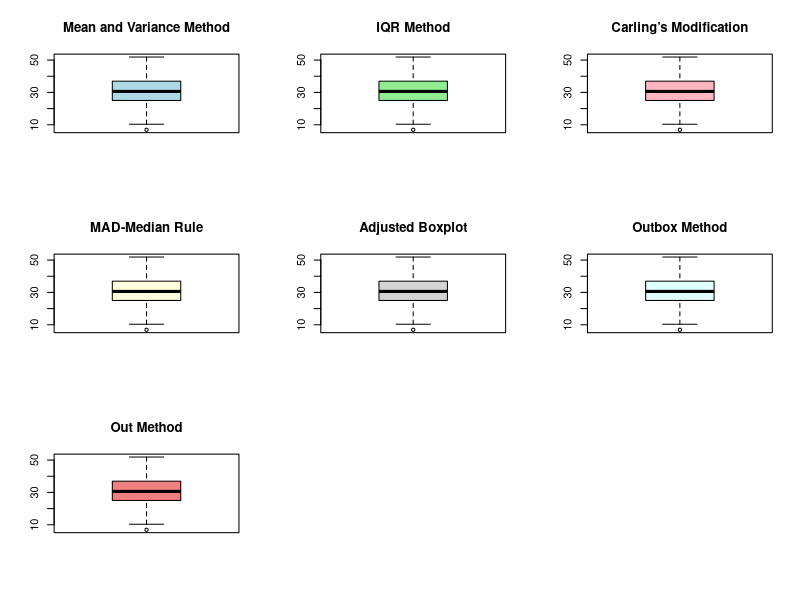

Here is the R script that generated this plot:
# Load necessary libraries
library(datasets)
library(robustbase)
library(ggplot2)

# Load Titanic dataset
data("Titanic", package = "datasets")
titanic_df <- as.data.frame(Titanic)

# Assume we have the Titanic dataset with 'Age' column (using another Titanic dataset for demonstration)
# You can replace this with the actual Titanic dataset you have
# Example: ages <- na.omit(as.numeric(titanic_df$Age))

# For demonstration, use random normal data (replace this with actual Titanic 'Age' data)
set.seed(123)
ages <- rnorm(100, mean = 30, sd = 10)  # Example data

# Functions for outlier detection

# Function to detect outliers based on mean and variance
detect_outliers_mean_var <- function(x, k = 2.24) {
  mean_x <- mean(x, na.rm = TRUE)
  sd_x <- sd(x, na.rm = TRUE)
  outliers <- abs(x - mean_x) / sd_x > k
  return(outliers)
}

# Function to detect outliers based on IQR
detect_outliers_iqr <- function(x, k = 1.5) {
  q1 <- quantile(x, 0.25, na.rm = TRUE)
  q3 <- quantile(x, 0.75, na.rm = TRUE)
  iqr <- q3 - q1
  lower_bound <- q1 - k * iqr
  upper_bound <- q3 + k * iqr
  outliers <- x < lower_bound | x > upper_bound
  return(outliers)
}

# Function to detect outliers using Carling’s Modification
detect_outliers_carling <- function(x) {
  n <- length(x)
  j <- floor((n / 4) + (5 / 12))
  h <- (n / 4) + (5 / 12) - j
  
  x_sorted <- sort(x)
  q1 <- (1 - h) * x_sorted[j] + h * x_sorted[j + 1]
  q3 <- (1 - h) * x_sorted[n - j + 1] + h * x_sorted[n - j]
  
  k <- (17.63 * n - 23.64) / (7.74 * n - 3.71)
  
  lower_bound <- median(x) - k * (q3 - q1)
  upper_bound <- median(x) + k * (q3 - q1)
  
  outliers <- x < lower_bound | x > upper_bound
  return(outliers)
}

# Function to detect outliers using MAD-Median rule
detect_outliers_mad_median <- function(x, k = sqrt(qchisq(0.975, df = 1))) {
  median_x <- median(x, na.rm = TRUE)
  mad_x <- mad(x, constant = 1, na.rm = TRUE)
  outliers <- abs(x - median_x) / (mad_x / 0.6745) > k
  return(outliers)
}

# Function to detect outliers based on adjusted boxplot for skewness
adjboxout <- function(x) {
  result <- adjbox(x, method = "MC", plot = FALSE)
  return(result$out)
}

# Function outbox (combining Carling and IQR methods)
outbox <- function(x, mbox = FALSE, gval = NA) {
  if (mbox) {
    return(detect_outliers_carling(x))
  } else {
    return(detect_outliers_iqr(x, k = ifelse(is.na(gval), 1.5, gval)))
  }
}

# Function out (using MAD-Median rule)
out <- function(x) {
  return(detect_outliers_mad_median(x))
}

# Detect outliers using the various methods
outliers_mean_var <- detect_outliers_mean_var(ages)
outliers_iqr <- detect_outliers_iqr(ages)
outliers_carling <- detect_outliers_carling(ages)
outliers_mad_median <- detect_outliers_mad_median(ages)
outliers_adjbox <- adjboxout(ages)
outliers_outbox <- outbox(ages)
outliers_out <- out(ages)

# Combine all outliers in a data frame for visualization
results <- data.frame(
  Age = ages,
  MeanVar = outliers_mean_var,
  IQR = outliers_iqr,
  Carling = outliers_carling,
  MADMedian = outliers_mad_median,
  AdjBox = ages %in% outliers_adjbox,
  Outbox = outliers_outbox,
  Out = outliers_out
)

# Create plots to visualize the outliers
par(mfrow = c(3, 3))

boxplot(ages, main = "Mean and Variance Method", col = "lightblue")
points(which(results$MeanVar), ages[results$MeanVar], col = "red", pch = 19)

boxplot(ages, main = "IQR Method", col = "lightgreen")
points(which(results$IQR), ages[results$IQR], col = "red", pch = 19)

boxplot(ages, main = "Carling’s Modification", col = "lightpink")
points(which(results$Carling), ages[results$Carling], col = "red", pch = 19)

boxplot(ages, main = "MAD-Median Rule", col = "lightyellow")
points(which(results$MADMedian), ages[results$MADMedian], col = "red", pch = 19)

boxplot(ages, main = "Adjusted Boxplot", col = "lightgrey")
points(which(results$AdjBox), ages[results$AdjBox], col = "red", pch = 19)

boxplot(ages, main = "Outbox Method", col = "lightcyan")
points(which(results$Outbox), ages[results$Outbox], col = "red", pch = 19)

boxplot(ages, main = "Out Method", col = "lightcoral")
points(which(results$Out), ages[results$Out], col = "red", pch = 19)

par(mfrow = c(1, 1))
